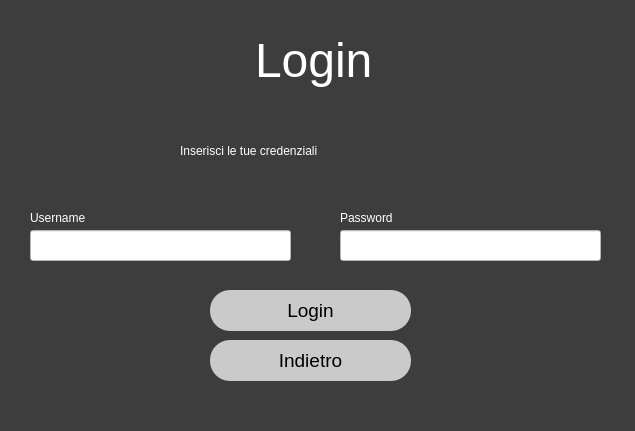
<?xml version="1.0" encoding="UTF-8"?>
<ui version="4.0">
 <class>Dialog</class>
 <widget class="QDialog" name="Dialog">
  <property name="geometry">
   <rect>
    <x>0</x>
    <y>0</y>
    <width>635</width>
    <height>431</height>
   </rect>
  </property>
  <property name="windowTitle">
   <string>Dialog</string>
  </property>
  <property name="styleSheet">
   <string notr="true">QDialog#Dialog{
background-color: rgb(61, 61, 61);}</string>
  </property>
  <widget class="QLabel" name="label_2">
   <property name="geometry">
    <rect>
     <x>180</x>
     <y>130</y>
     <width>311</width>
     <height>41</height>
    </rect>
   </property>
   <property name="styleSheet">
    <string notr="true">font: 16pt &quot;MS Shell Dlg 2&quot;;
color: rgb(255, 255, 255);</string>
   </property>
   <property name="text">
    <string>Inserisci le tue credenziali</string>
   </property>
  </widget>
  <widget class="QPushButton" name="back_button">
   <property name="geometry">
    <rect>
     <x>210</x>
     <y>340</y>
     <width>201</width>
     <height>41</height>
    </rect>
   </property>
   <property name="cursor">
    <cursorShape>PointingHandCursor</cursorShape>
   </property>
   <property name="styleSheet">
    <string notr="true">border-radius:20px; 
 background-color: rgb(202, 202, 202);
font-size:14pt;</string>
   </property>
   <property name="text">
    <string>Indietro</string>
   </property>
  </widget>
  <widget class="QLabel" name="label_4">
   <property name="geometry">
    <rect>
     <x>340</x>
     <y>210</y>
     <width>91</width>
     <height>16</height>
    </rect>
   </property>
   <property name="styleSheet">
    <string notr="true">font: 12pt &quot;MS Shell Dlg 2&quot;; color: rgb(255, 255, 255);</string>
   </property>
   <property name="text">
    <string>Password</string>
   </property>
  </widget>
  <widget class="QPushButton" name="login_button">
   <property name="geometry">
    <rect>
     <x>210</x>
     <y>290</y>
     <width>201</width>
     <height>41</height>
    </rect>
   </property>
   <property name="cursor">
    <cursorShape>PointingHandCursor</cursorShape>
   </property>
   <property name="styleSheet">
    <string notr="true">border-radius:20px; 
 background-color: rgb(202, 202, 202);
font-size:14pt;</string>
   </property>
   <property name="text">
    <string>Login</string>
   </property>
   <property name="default">
    <bool>true</bool>
   </property>
  </widget>
  <widget class="QLabel" name="label_3">
   <property name="geometry">
    <rect>
     <x>30</x>
     <y>210</y>
     <width>101</width>
     <height>16</height>
    </rect>
   </property>
   <property name="styleSheet">
    <string notr="true">font: 12pt &quot;MS Shell Dlg 2&quot;;
color: rgb(255, 255, 255);</string>
   </property>
   <property name="text">
    <string>Username</string>
   </property>
  </widget>
  <widget class="QLineEdit" name="password_field">
   <property name="geometry">
    <rect>
     <x>340</x>
     <y>230</y>
     <width>261</width>
     <height>31</height>
    </rect>
   </property>
   <property name="styleSheet">
    <string notr="true">color: rgb(0, 0, 0); 
background-color: rgb(255, 255, 255);</string>
   </property>
  </widget>
  <widget class="QLineEdit" name="username_field">
   <property name="geometry">
    <rect>
     <x>30</x>
     <y>230</y>
     <width>261</width>
     <height>31</height>
    </rect>
   </property>
   <property name="styleSheet">
    <string notr="true">color: rgb(0, 0, 0); 
background-color: rgb(255, 255, 255);</string>
   </property>
  </widget>
  <widget class="QLabel" name="label">
   <property name="geometry">
    <rect>
     <x>255</x>
     <y>20</y>
     <width>161</width>
     <height>81</height>
    </rect>
   </property>
   <property name="styleSheet">
    <string notr="true">color: rgb(255, 255, 255); font-size:36pt</string>
   </property>
   <property name="text">
    <string>Login</string>
   </property>
  </widget>
 </widget>
 <resources/>
 <connections/>
</ui>
